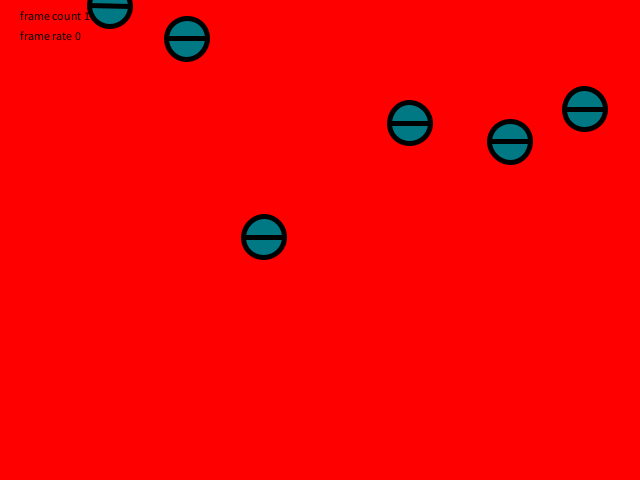
Frame 1 (no input)
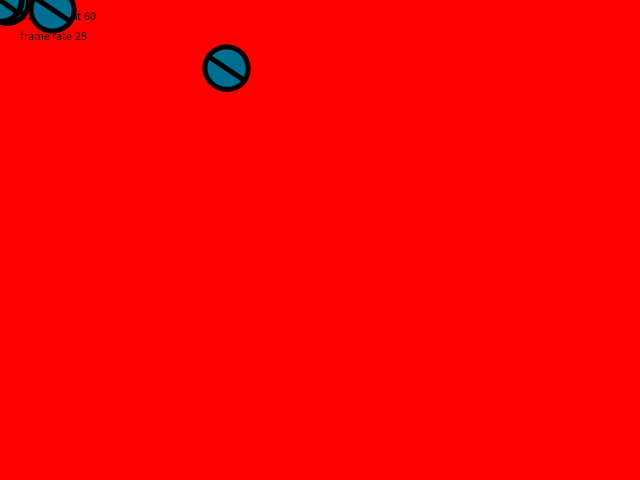
Frame 60 (the mouse pressed at the canvas centre just before this capture)
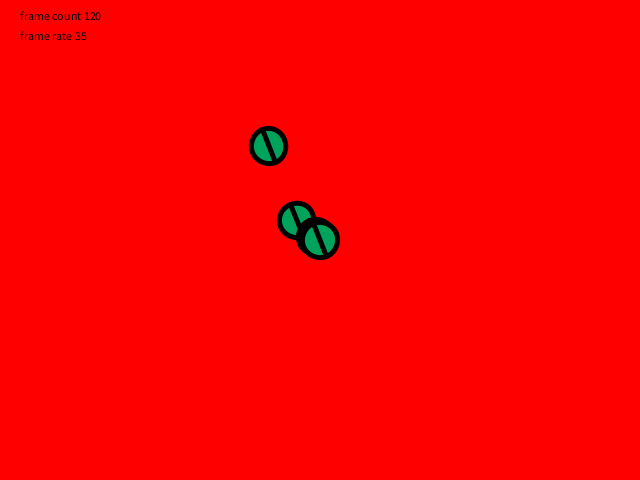
Frame 120 (the mouse held since frame 60 and released just before this capture)

The Processing sketch that drew these frames (run headless with seeded random() and noise(); from frame 60 on, the mouse is pressed at the canvas centre):

// Processing sketch: demoKitchenSink
// ── demoKitchenSink.pde
Sprite[] sprites;

void setup() {
  size(640, 480);
  int numberOfSprites = 6;
  sprites = new Sprite[numberOfSprites];
  for (int i = 0; i < numberOfSprites; i = i + 1) {
    sprites[i] = new Sprite(0.99-i * 0.03);
  }
}

void draw() {
  background(255, 0, 0);
  println(frameCount);
  fill(0);
  text("frame count "+frameCount, 20, 20);
  text("frame rate "+(int)(frameCount * 1000.0 / millis()), 20, 40);
  for(Sprite sprite: sprites) {
    sprite.drawYourself();
  }
}

class Sprite {
  float x, y;
  float easing;

  Sprite(float easing_) {
    x = width * random(1);
    y = height * random(1);
    easing = easing_;
  }

  void drawYourself() {
    pushMatrix();
    float inputToSine = frameCount * 0.05;
    float sine = sin(inputToSine);//between -1 and 1
    float colorLevel = (sine + 1)  * 127;
    fill(0, 255-colorLevel, colorLevel);
    strokeWeight(5);
    float diameter = sine * 20 + 40;
    x = easing * x + (1-easing) * mouseX;
    y = easing * y + (1-easing) * mouseY;
    translate(x, y);
    rotate(frameCount*.01);
    ellipse(0, 0, diameter, diameter);
    line(-diameter/2, 0, diameter/2, 0);
    popMatrix();
  }
}
